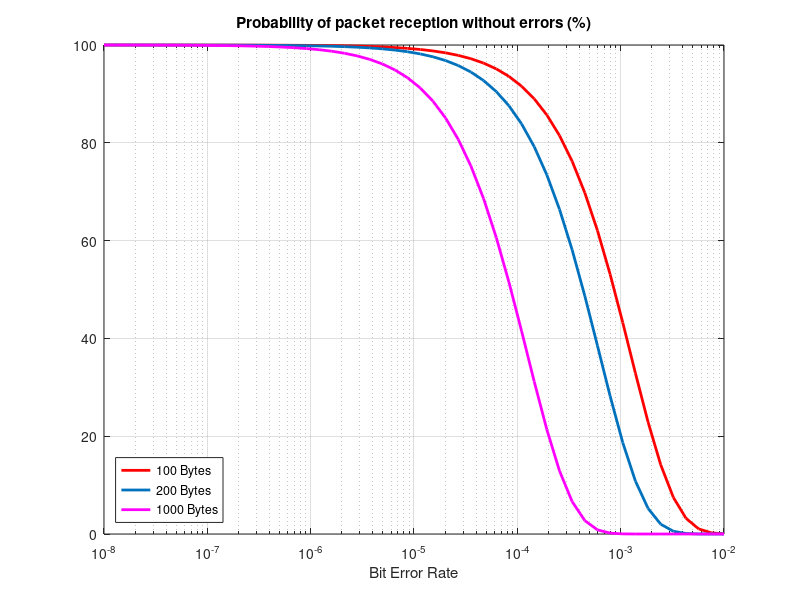
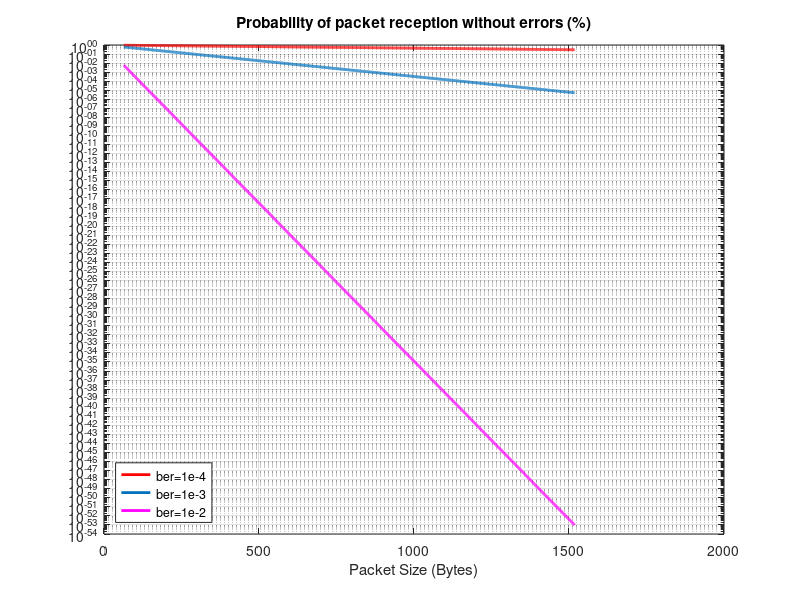

The MATLAB script that drew these images, in order:
% Ex: 2.a - No errors
p = 10^-2; % BER
n = 100; % Bytes
byte_size = 8; % 1 byte = 8 bits
n_bits = n*byte_size;

res = nchoosek(n_bits, 0) * (1-p)^(n_bits);

fprintf("The probability of a data frame of 100 bytes to be received without errors is %2.4f%%\n", res*100);
clear

% Ex: 2.b - 1 error
p = 10^-3; % BER
n = 1000; % Bytes
byte_size = 8; % 1 byte = 8 bits
n_bits = n*byte_size;

res = nchoosek(n_bits, 1) * p * (1-p)^(n_bits);

fprintf("The probability of a data frame of 1000 bytes to be received with exactly one errors is %2.4f%%\n", res*100);
clear

% Ex: 2.c - 1 or more error
p = 10^-4; % BER
n = 200; % Bytes
byte_size = 8; % 1 byte = 8 bits
n_bits = n*byte_size;

res = 1 - (nchoosek(n_bits, 0) * (1-p)^(n_bits)); % O contrario de nao ter nenhum erro

fprintf("The probability of a data frame of 200 bytes to be received with one or more errors is %2.4f%%\n", res*100);
clear

% Ex: 2.d - packet received without errors
byte_size = 8; % 1 byte = 8 bits
x = logspace(-8, -2);
n_values = [100, 200, 1000]; % Values of n
colors = ['r-', 'm-.', 'b-']; % Plot colors

figure(1)
for i = 1:length(n_values)
    n = n_values(i);
    n_bits = n*byte_size;
    Fx = nchoosek(n_bits, 0) * (1-x).^(n_bits);
    semilogx(x, Fx * 100, colors(i), 'LineWidth', 2)
    hold on % Attention, it needs to be after the plot function
end

title("Probability of packet reception without errors (%)")
legend('100 Bytes', '200 Bytes', '1000 Bytes', 'Location', 'southwest')
xlabel("Bit Error Rate")
ylim([0 100]);
grid on
hold off
clear

% Ex: 2.e - packet received without errors
byte_size = 8; % 1 byte = 8 bits
x = 64:1518;%linspace(64*byte_size, 1518*byte_size);
n_values = [-4, -3, -2]; % Values of n
colors = ['r-', 'm-.', 'b-']; % Plot colors

figure(2)

for i = 1:length(n_values)
    n = n_values(i);
    Fx = (1-10^n).^(x*byte_size);
    semilogy(x, Fx, colors(i), 'LineWidth', 2)
    hold on
end

title("Probability of packet reception without errors (%)")
legend('ber=1e-4', 'ber=1e-3', 'ber=1e-2', 'Location', 'southwest')
xlabel("Packet Size (Bytes)");
grid on
hold off
clear